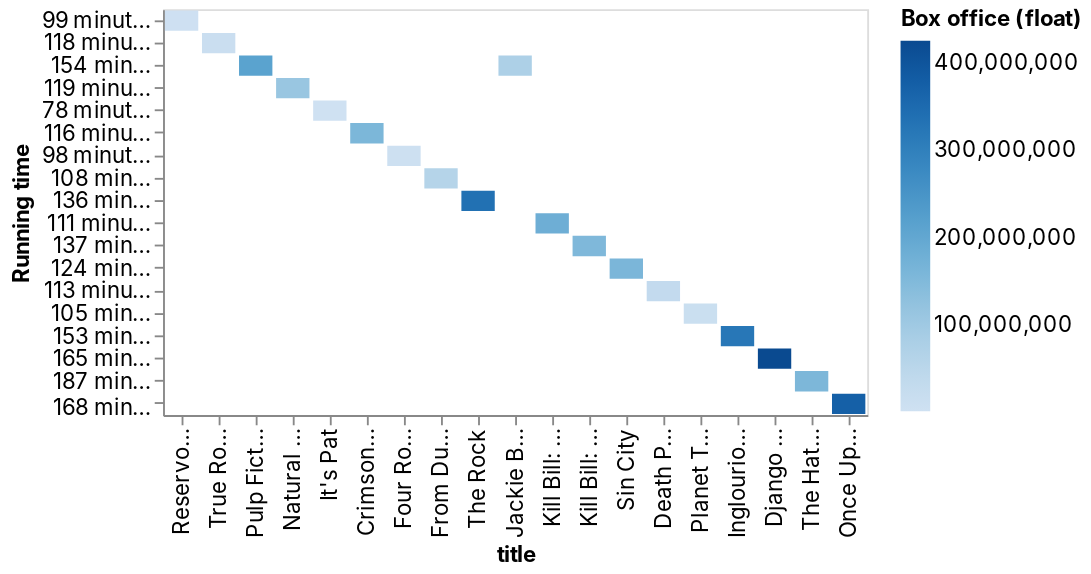

Notebook source saved alongside this figure:
### Code cell
_deepnote_run_altair(df, """{"data":{"name":"placeholder"},"mark":{"type":"bar","tooltip":true},"height":220,"$schema":"https://vega.github.io/schema/vega-lite/v4.json","autosize":{"type":"fit"},"encoding":{"x":{"sort":null,"type":"nominal","field":"title","scale":{"type":"linear","zero":false}},"y":{"sort":null,"type":"nominal","field":"Running time","scale":{"type":"linear","zero":true}},"color":{"sort":null,"type":"quantitative","field":"Box office (float)","scale":{"type":"linear","zero":false}}}}""")

### Figure 1 — Vega-Lite specification as saved in the notebook (floating-point values rounded to 4 significant figures)
{"config": {"view": {"continuousWidth": 400, "continuousHeight": 300}, "area": {"fill": "#51C0E9"}, "axis": {"labelFont": "Inter, sans-serif", "labelFontSize": 12, "labelFontWeight": "normal", "labelLimit": 60, "labelOverlap": "greedy", "titleFont": "Inter, sans-serif", "titleFontSize": 12, "titleFontWeight": "bold"}, "background": "#ffffff", "legend": {"labelFont": "Inter, sans-serif", "labelFontSize": 12, "titleFont": "Inter, sans-serif", "titleFontSize": 12, "titleFontWeight": "bold"}, "line": {"stroke": "#51C0E9", "strokeWidth": 2}, "rect": {"fill": "#51C0E9"}, "title": {"anchor": "start", "color": "#000000", "font": "Inter, sans-serif", "fontSize": 22, "fontWeight": "normal"}}, "data": {"name": "data-93e3b6eaa551eca7b5f6c4c0502eaf87"}, "mark": {"type": "bar", "tooltip": true}, "autosize": {"type": "fit"}, "encoding": {"color": {"type": "quantitative", "field": "Box office (float)", "scale": {"type": "linear", "zero": false}, "sort": null}, "x": {"type": "nominal", "field": "title", "scale": {"type": "linear", "zero": false}, "sort": null}, "y": {"type": "nominal", "field": "Running time", "scale": {"type": "linear", "zero": true}, "sort": null}}, "height": 300, "width": "container", "$schema": "https://vega.github.io/schema/vega-lite/v4.json", "datasets": {"data-93e3b6eaa551eca7b5f6c4c0502eaf87": [{"title": "My Best Friend's Birthday", "Directed by": "Quentin Tarantino", "Written by": ["Quentin Tarantino", "Craig Hamann"], "Produced by": ["Quentin Tarantino", "Craig Hamann", "Rand Vossler"], "Starring": ["Quentin Tarantino", "Craig Hamann", "Crystal Shaw", "Allen Garfield", "Al Harrell", "Brenda Hillhouse", "Linda Kaye", "Stevo Polyi", "Alan Sanborn", "Rich Turner", "Rowland Wafford"], "Cinematography": ["Roger Avary", "Scott Magill", "Roberto A. Quezada", "Rand Vossler"], "Edited by": "Quentin Tarantino", "Distributed by": "Super Happy Fun", "Release date": ["1987"], "Running time": ["70 minutes (original version)", "36 minutes (remaining version)"], "Country": "United States", "Language": "English", "Budget": "$5,000 (estimated)", "Running time (int)": 70, "Release date (datetime)": "", "Budget (float)": 5000.0, "Box office (float)": null, "genre": "Comedy", "imdb": 5.6, "metascore": "N/A", "rotten_tomatoes": null, "Music by": null, "Production company": null, "Production companies": null, "Release dates": null, "Box office": null, "Story by": null, "Screenplay by": null, "Based on": null, "Languages": null, "Countries": null, "Narrated by": null}, {"title": "Past Midnight", "Directed by": "Jan Eliasberg", "Written by": ["Frank Norwood", "Quentin Tarantino", "(uncredited)"], "Produced by": ["Lisa M. Hansen", "Catalaine Knell", "Nancy Rae Stone", "Quentin Tarantino"], "Starring": ["Rutger Hauer", "Natasha Richardson", "Clancy Brown", "Guy Boyd"], "Cinematography": "Robert D. Yeoman", "Edited by": "Christopher Rouse", "Distributed by": ["New Line Cinema", "Cineplex Odeon Films", "Columbia TriStar"], "Release date": ["October 18, 1991"], "Running time": "100 minutes", "Country": "United States", "Language": "English", "Budget": null, "Running time (int)": 100, "Release date (datetime)": "1991-10-18T00:00:00", "Budget (float)": null, "Box office (float)": null, "genre": "Drama, Mystery, Romance", "imdb": "5.6", "metascore": "N/A", "rotten_tomatoes": null, "Music by": "Steve Bartek", "Production company": "CineTel Films", "Production companies": null, "Release dates": null, "Box office": null, "Story by": null, "Screenplay by": null, "Based on": null, "Languages": null, "Countries": null, "Narrated by": null}, {"title": "Reservoir Dogs", "Directed by": "Quentin Tarantino", "Written by": "Quentin Tarantino", "Produced by": "Lawrence Bender", "Starring": ["Harvey Keitel", "Tim Roth", "Chris Penn", "Steve Buscemi", "Lawrence Tierney", "Michael Madsen", "Quentin Tarantino"], "Cinematography": "Andrzej Sekuła", "Edited by": "Sally Menke", "Distributed by": "Miramax Films", "Release date": null, "Running time": "99 minutes", "Country": "United States", "Language": "English", "Budget": "$1.2–3 million", "Running time (int)": 99, "Release date (datetime)": "", "Budget (float)": 1200000.0, "Box office (float)": 2900000.0, "genre": "Crime, Drama, Thriller", "imdb": "8.3", "metascore": "79", "rotten_tomatoes": "90%", "Music by": null, "Production company": null, "Production companies": ["Live America Inc.", "Dog Eat Dog Productions"], "Release dates": ["January 21, 1992 ( Sundance )", "October 9, 1992 (United States)"], "Box office": "$2.9 million", "Story by": null, "Screenplay by": null, "Based on": null, "Languages": null, "Countries": null, "Narrated by": null}, {"title": "True Romance", "Directed by": "Tony Scott", "Written by": "Quentin Tarantino", "Produced by": ["Samuel Hadida", "Steve Perry", "Bill Unger"], "Starring": ["Christian Slater", "Patricia Arquette", "Dennis Hopper", "Val Kilmer", "Gary Oldman", "Brad Pitt", "Christopher Walken"], "Cinematography": "Jeffrey L. Kimball", "Edited by": ["Michael Tronick", "Christian Wagner"], "Distributed by": "Warner Bros.", "Release date": ["September 10, 1993"], "Running time": "118 minutes", "Country": "United States", "Language": "English", "Budget": "$12.5 million", "Running time (int)": 118, "Release date (datetime)": "1993-09-10T00:00:00", "Budget (float)": 12500000.0, "Box office (float)": 12600000.0, "genre": "Crime, Drama, Romance", "imdb": "7.9", "metascore": "59", "rotten_tomatoes": "93%", "Music by": "Hans Zimmer", "Production company": null, "Production companies": ["Morgan Creek Productions", "Davis Films", "A Band Apart"], "Release dates": null, "Box office": "$12.6 million", "Story by": null, "Screenplay by": null, "Based on": null, "Languages": null, "Countries": null, "Narrated by": null}, {"title": "Pulp Fiction", "Directed by": "Quentin Tarantino", "Written by": "Quentin Tarantino", "Produced by": "Lawrence Bender", "Starring": ["John Travolta", "Samuel L. Jackson", "Uma Thurman", "Harvey Keitel", "Tim Roth", "Amanda Plummer", "Maria de Medeiros", "Ving Rhames", "Eric Stoltz", "Rosanna Arquette", "Christopher Walken", "Bruce Willis"], "Cinematography": "Andrzej Sekuła", "Edited by": "Sally Menke", "Distributed by": "Miramax Films", "Release date": null, "Running time": "154 minutes", "Country": "United States", "Language": "English", "Budget": "$8–8.5 million", "Running time (int)": 154, "Release date (datetime)": "", "Budget (float)": 8000000.0, "Box office (float)": 213900000.0, "genre": "Crime, Drama", "imdb": "8.9", "metascore": "94", "rotten_tomatoes": "92%", "Music by": null, "Production company": null, "Production companies": ["A Band Apart", "Jersey Films"], "Release dates": ["May 21, 1994 ( Cannes )", "October 14, 1994 (United States)"], "Box office": "$213.9 million", "Story by": ["Quentin Tarantino", "Roger Avary"], "Screenplay by": null, "Based on": null, "Languages": null, "Countries": null, "Narrated by": null}, {"title": "Natural Born Killers", "Directed by": "Oliver Stone", "Written by": null, "Produced by": ["Jane Hamsher", "Don Murphy", "Clayton Townsend"], "Starring": ["Woody Harrelson", "Juliette Lewis", "Robert Downey Jr.", "Tommy Lee Jones", "Tom Sizemore"], "Cinematography": "Robert Richardson", "Edited by": ["Hank Corwin", "Brian Berdan"], "Distributed by": "Warner Bros.", "Release date": ["August 26, 1994"], "Running time": ["119 minutes"], "Country": "United States", "Language": "English", "Budget": "$34 million", "Running time (int)": 119, "Release date (datetime)": "1994-08-26T00:00:00", "Budget (float)": 34000000.0, "Box office (float)": 110000000.0, "genre": "Action, Crime, Drama", "imdb": "7.2", "metascore": "74", "rotten_tomatoes": "48%", "Music by": null, "Production company": null, "Production companies": ["Regency Enterprises", "Alcor Films", "Ixtlan Productions", "New Regency", "JD Productions"], "Release dates": null, "Box office": "$110 million", "Story by": "Quentin Tarantino", "Screenplay by": ["David Veloz", "Richard Rutowski", "Oliver Stone"], "Based on": null, "Languages": null, "Countries": null, "Narrated by": null}, {"title": "It's Pat", "Directed by": "Adam Bernstein", "Written by": null, "Produced by": "Charles B. Wessler", "Starring": ["Julia Sweeney", "Dave Foley", "Charles Rocket"], "Cinematography": "Jeff Jur", "Edited by": "Norman Hollyn", "Distributed by": "Buena Vista Pictures", "Release date": ["August 26, 1994 (United States)"], "Running time": "78 minutes", "Country": "United States", "Language": "English", "Budget": "$8 million", "Running time (int)": 78, "Release date (datetime)": "1994-08-26T00:00:00", "Budget (float)": 8000000.0, "Box office (float)": 60820.0, "genre": "Comedy", "imdb": "2.7", "metascore": "N/A", "rotten_tomatoes": "0%", "Music by": "Mark Mothersbaugh", "Production company": "Touchstone Pictures", "Production companies": null, "Release dates": null, "Box office": "$60,822", "Story by": null, "Screenplay by": ["Julia Sweeney", "Jim Emerson", "Stephen Hibbert"], "Based on": ["The character", "by Julia Sweeney"], "Languages": null, "Countries": null, "Narrated by": null}, {"title": "Crimson Tide", "Directed by": "Tony Scott", "Written by": null, "Produced by": ["Don Simpson", "Jerry Bruckheimer"], "Starring": ["Denzel Washington", "Gene Hackman", "George Dzundza", "Viggo Mortensen", "James Gandolfini", "Matt Craven"], "Cinematography": "Dariusz Wolski", "Edited by": "Chris Lebenzon", "Distributed by": "Buena Vista Pictures", "Release date": ["May 12, 1995"], "Running time": "116 minutes", "Country": "United States", "Language": "English", "Budget": "$53 million", "Running time (int)": 116, "Release date (datetime)": "1995-05-12T00:00:00", "Budget (float)": 53000000.0, "Box office (float)": 157400000.0, "genre": "Action, Drama, Thriller", "imdb": "7.3", "metascore": "66", "rotten_tomatoes": "88%", "Music by": "Hans Zimmer", "Production company": null, "Production companies": ["Hollywood Pictures", "Don Simpson / Jerry Bruckheimer Films"], "Release dates": null, "Box office": "$157.4 million", "Story by": ["Michael Schiffer", "Richard P. Henrick"], "Screenplay by": "Michael Schiffer", "Based on": null, "Languages": null, "Countries": null, "Narrated by": null}, {"title": "Four Rooms", "Directed by": ["Allison Anders", "Alexandre Rockwell", "Robert Rodriguez", "Quentin Tarantino"], "Written by": ["Allison Anders", "Alexandre Rockwell", "Robert Rodriguez", "Quentin Tarantino"], "Produced by": "Lawrence Bender", "Starring": ["Tim Roth", "Antonio Banderas", "Jennifer Beals", "Paul Calderon", "Sammi Davis", "Valeria Golino", "Madonna", "David Proval", "Ione Skye", "Lili Taylor", "Marisa Tomei", "Tamlyn Tomita"], "Cinematography": ["Rodrigo García", "Phil Parmet", "Guillermo Navarro", "Andrzej Sekuła"], "Edited by": ["Margie Goodspeed", "Elena Maganini", "Robert Rodriguez", "Sally Menke"], "Distributed by": "Miramax Films", "Release date": ["December 25, 1995"], "Running time": "98 minutes", "Country": "United States", "Language": "English", "Budget": "$4 million", "Running time (int)": 98, "Release date (datetime)": "1995-12-25T00:00:00", "Budget (float)": 4000000.0, "Box office (float)": 4257000.0, "genre": "Comedy", "imdb": "6.7", "metascore": "N/A", "rotten_tomatoes": "13%", "Music by": "Combustible Edison", "Production company": "A Band Apart", "Production companies": null, "Release dates": null, "Box office": "$4,257,354", "Story by": null, "Screenplay by": null, "Based on": null, "Languages": null, "Countries": null, "Narrated by": null}, {"title": "From Dusk till Dawn", "Directed by": "Robert Rodriguez", "Written by": null, "Produced by": ["Gianni Nunnari", "Meir Teper"], "Starring": ["Harvey Keitel", "George Clooney", "Quentin Tarantino", "Juliette Lewis", "Cheech Marin", "Fred Williamson", "Salma Hayek"], "Cinematography": "Guillermo Navarro", "Edited by": "Robert Rodriguez", "Distributed by": "Miramax Films", "Release date": ["January 19, 1996"], "Running time": "108 minutes", "Country": "United States", "Language": "English", "Budget": "$19 million", "Running time (int)": 108, "Release date (datetime)": "1996-01-19T00:00:00", "Budget (float)": 19000000.0, "Box office (float)": 59300000.0, "genre": "Action, Crime, Horror", "imdb": "7.2", "metascore": "48", "rotten_tomatoes": "62%", "Music by": "Graeme Revell", "Production company": null, "Production companies": ["Dimension Films", "A Band Apart", "Los Hooligans Productions"], "Release dates": null, "Box office": "$59.3 million", "Story by": "Robert Kurtzman", "Screenplay by": "Quentin Tarantino", "Based on": null, "Languages": null, "Countries": null, "Narrated by": null}, {"title": "The Rock", "Directed by": "Michael Bay", "Written by": null, "Produced by": ["Don Simpson", "Jerry Bruckheimer"], "Starring": ["Sean Connery", "Nicolas Cage", "Ed Harris", "Michael Biehn", "William Forsythe"], "Cinematography": "John Schwartzman", "Edited by": "Richard Francis-Bruce", "Distributed by": "Buena Vista Pictures Distribution", "Release date": ["June 7, 1996"], "Running time": "136 minutes", "Country": "United States", "Language": "English", "Budget": "$75 million", "Running time (int)": 136, "Release date (datetime)": "1996-06-07T00:00:00", "Budget (float)": 75000000.0, "Box office (float)": 335100000.0, "genre": "Action, Adventure, Thriller", "imdb": "7.4", "metascore": "58", "rotten_tomatoes": "69%", "Music by": ["Nick Glennie-Smith", "Hans Zimmer"], "Production company": null, "Production companies": ["Hollywood Pictures", "Don Simpson / Jerry Bruckheimer Films"], "Release dates": null, "Box office": "$335.1 million", "Story by": ["David Weisberg", "Douglas Cook"], "Screenplay by": ["David Weisberg", "Douglas Cook", "Mark Rosner"], "Based on": null, "Languages": null, "Countries": null, "Narrated by": null}, {"title": "Jackie Brown", "Directed by": "Quentin Tarantino", "Written by": null, "Produced by": "Lawrence Bender", "Starring": ["Pam Grier", "Samuel L. Jackson", "Robert Forster", "Bridget Fonda", "Michael Keaton", "Robert De Niro"], "Cinematography": "Guillermo Navarro", "Edited by": "Sally Menke", "Distributed by": "Miramax Films", "Release date": null, "Running time": "154 minutes", "Country": "United States", "Language": "English", "Budget": "$12 million", "Running time (int)": 154, "Release date (datetime)": "", "Budget (float)": 12000000.0, "Box office (float)": 74700000.0, "genre": "Crime, Drama, Thriller", "imdb": "7.5", "metascore": "64", "rotten_tomatoes": "86%", "Music by": null, "Production company": null, "Production companies": ["A Band Apart", "Mighty Mighty Afrodite Productions", "Lawrence Bender Productions"], "Release dates": ["December 8, 1997 ( Ziegfeld Theatre )", "December 25, 1997 (United States)"], "Box office": "$74.7 million", "Story by": null, "Screenplay by": "Quentin Tarantino", "Based on": ["Rum Punch", "by", "Elmore Leonard"], "Languages": null, "Countries": null, "Narrated by": null}, {"title": "Kill Bill: Volume 1", "Directed by": "Quentin Tarantino", "Written by": "Quentin Tarantino", "Produced by": "Lawrence Bender", "Starring": ["Uma Thurman", "Lucy Liu", "Vivica A. Fox", "Michael Madsen", "Daryl Hannah", "David Carradine", "Sonny Chiba", "Julie Dreyfus", "Chiaki Kuriyama", "Gordon Liu", "Michael Parks"], "Cinematography": "Robert Richardson", "Edited by": "Sally Menke", "Distributed by": "Miramax Films", "Release date": ["October 10, 2003"], "Running time": "111 minutes", "Country": "United States", "Language": null, "Budget": "$30 million", "Running time (int)": 111, "Release date (datetime)": "2003-10-10T00:00:00", "Budget (float)": 30000000.0, "Box office (float)": 180900000.0, "genre": null, "imdb": null, "metascore": null, "rotten_tomatoes": null, "Music by": "RZA", "Production company": "A Band Apart", "Production companies": null, "Release dates": null, "Box office": "$180.9 million", "Story by": null, "Screenplay by": null, "Based on": null, "Languages": ["English", "Chinese", "Japanese"], "Countries": null, "Narrated by": null}, {"title": "Kill Bill: Volume 2", "Directed by": "Quentin Tarantino", "Written by": "Quentin Tarantino", "Produced by": "Lawrence Bender", "Starring": ["Uma Thurman", "David Carradine", "Michael Madsen", "Daryl Hannah", "Gordon Liu", "Michael Parks"], "Cinematography": "Robert Richardson", "Edited by": "Sally Menke", "Distributed by": "Miramax Films", "Release date": null, "Running time": "137 minutes", "Country": "United States", "Language": "English", "Budget": "$30 million", "Running time (int)": 137, "Release date (datetime)": "", "Budget (float)": 30000000.0, "Box office (float)": 152200000.0, "genre": "Documentary", "imdb": "7.1", "metascore": "N/A", "rotten_tomatoes": null, "Music by": ["RZA", "Robert Rodriguez"], "Production company": "A Band Apart", "Production companies": null, "Release dates": ["April 8, 2004 ( Cinerama Dome )", "April 16, 2004 (United States)"], "Box office": "$152.2 million", "Story by": null, "Screenplay by": null, "Based on": null, "Languages": null, "Countries": null, "Narrated by": null}, {"title": "Sin City", "Directed by": ["Frank Miller", "Robert Rodriguez"], "Written by": null, "Produced by": ["Elizabeth Avellán", "Frank Miller", "Robert Rodriguez"], "Starring": ["Jessica Alba", "Benicio del Toro", "Brittany Murphy", "Clive Owen", "Mickey Rourke", "Bruce Willis", "Elijah Wood"], "Cinematography": "Robert Rodriguez", "Edited by": "Robert Rodriguez", "Distributed by": "Miramax Films", "Release date": null, "Running time": "124 minutes", "Country": "United States", "Language": "English", "Budget": "$40 million", "Running time (int)": 124, "Release date (datetime)": "", "Budget (float)": 40000000.0, "Box office (float)": 158700000.0, "genre": "Crime, Thriller", "imdb": "8.0", "metascore": "74", "rotten_tomatoes": "77%", "Music by": ["John Debney", "Graeme Revell", "Robert Rodriguez"], "Production company": null, "Production companies": ["Dimension Films", "Troublemaker Studios"], "Release dates": ["March 28, 2005 ( Mann National Theater )", "April 1, 2005 (United States)"], "Box office": "$158.7 million", "Story by": null, "Screenplay by": null, "Based on": ["Frank Miller"], "Languages": null, "Countries": null, "Narrated by": null}, {"title": "Death Proof", "Directed by": "Quentin Tarantino", "Written by": "Quentin Tarantino", "Produced by": ["Quentin Tarantino", "Robert Rodriguez", "Elizabeth Avellán", "Erica Steinberg"], "Starring": ["Kurt Russell", "Rosario Dawson", "Vanessa Ferlito", "Jordan Ladd", "Rose McGowan", "Sydney Poitier", "Tracie Thoms", "Mary Elizabeth Winstead", "Zoë Bell"], "Cinematography": "Quentin Tarantino", "Edited by": "Sally Menke", "Distributed by": "Dimension Films", "Release date": ["April 6, 2007"], "Running time": "113 minutes", "Country": "United States", "Language": "English", "Budget": "$30 million", "Running time (int)": 113, "Release date (datetime)": "2007-04-06T00:00:00", "Budget (float)": 30000000.0, "Box office (float)": 31100000.0, "genre": "Action, Thriller", "imdb": "7.0", "metascore": "N/A", "rotten_tomatoes": "64%", "Music by": null, "Production company": "Troublemaker Studios", "Production companies": null, "Release dates": null, "Box office": "$31.1 million", "Story by": null, "Screenplay by": null, "Based on": null, "Languages": null, "Countries": null, "Narrated by": null}, {"title": "Planet Terror", "Directed by": "Robert Rodriguez", "Written by": "Robert Rodriguez", "Produced by": ["Elizabeth Avellán", "Robert Rodriguez", "Quentin Tarantino"], "Starring": ["Rose McGowan", "Freddy Rodriguez", "Michael Biehn", "Jeff Fahey", "Josh Brolin", "Marley Shelton"], "Cinematography": "Robert Rodriguez", "Edited by": ["Robert Rodriguez", "Ethan Maniquis"], "Distributed by": "Dimension Films", "Release date": ["April 6, 2007"], "Running time": "105 minutes 91 minutes (Grindhouse)", "Country": "United States", "Language": null, "Budget": "$23 million", "Running time (int)": 105, "Release date (datetime)": "2007-04-06T00:00:00", "Budget (float)": 23000000.0, "Box office (float)": 11400000.0, "genre": "Action, Comedy, Fantasy", "imdb": "7.1", "metascore": "N/A", "rotten_tomatoes": "76%", "Music by": "Robert Rodriguez", "Production company": null, "Production companies": ["Rodriguez International Pictures", "Troublemaker Studios"], "Release dates": null, "Box office": "$11.4 million", "Story by": null, "Screenplay by": null, "Based on": null, "Languages": ["English", "Spanish"], "Countries": null, "Narrated by": null}, {"title": "Inglourious Basterds", "Directed by": "Quentin Tarantino", "Written by": "Quentin Tarantino", "Produced by": "Lawrence Bender", "Starring": ["Brad Pitt", "Christoph Waltz", "Michael Fassbender", "Eli Roth", "Diane Kruger", "Daniel Brühl", "Til Schweiger", "Mélanie Laurent", "B.J. Novak", "August Diehl", "Julie Dreyfus", "Sylvester Groth", "Jacky Ido", "Denis Menochet", "Mike Myers", "Rod Taylor", "Martin Wuttke"], "Cinematography": "Robert Richardson", "Edited by": "Sally Menke", "Distributed by": ["The Weinstein Company (United States)", "Universal Pictures (International)"], "Release date": null, "Running time": "153 minutes", "Country": null, "Language": null, "Budget": "$70 million", "Running time (int)": 153, "Release date (datetime)": "", "Budget (float)": 70000000.0, "Box office (float)": 321500000.0, "genre": "Adventure, Drama, War", "imdb": "8.3", "metascore": "69", "rotten_tomatoes": "89%", "Music by": null, "Production company": null, "Production companies": ["A Band Apart", "Studio Babelsberg", "Visiona Romantica"], "Release dates": ["May 20, 2009 ( Cannes )", "August 20, 2009 (Germany)", "August 21, 2009 (United States)"], "Box office": "$321.5 million", "Story by": null, "Screenplay by": null, "Based on": null, "Languages": ["English", "German", "French"], "Countries": ["United States", "Germany"], "Narrated by": null}, {"title": "Django Unchained", "Directed by": "Quentin Tarantino", "Written by": "Quentin Tarantino", "Produced by": ["Stacey Sher", "Reginald Hudlin", "Pilar Savone"], "Starring": ["Jamie Foxx", "Christoph Waltz", "Leonardo DiCaprio", "Kerry Washington", "Samuel L. Jackson", "Walton Goggins", "Dennis Christopher", "James Remar", "Michael Parks", "Don Johnson"], "Cinematography": "Robert Richardson", "Edited by": "Fred Raskin", "Distributed by": ["The Weinstein Company (United States)", "Columbia Pictures (International; through Sony Pictures Releasing )"], "Release date": null, "Running time": "165 minutes", "Country": "United States", "Language": "English", "Budget": "$100 million", "Running time (int)": 165, "Release date (datetime)": "", "Budget (float)": 100000000.0, "Box office (float)": 425400000.0, "genre": "Drama, Western", "imdb": "8.4", "metascore": "81", "rotten_tomatoes": "86%", "Music by": null, "Production company": null, "Production companies": ["A Band Apart", "Columbia Pictures"], "Release dates": ["December 11, 2012 ( Ziegfeld Theatre )", "December 25, 2012 (United States)"], "Box office": "$425.4 million", "Story by": null, "Screenplay by": null, "Based on": null, "Languages": null, "Countries": null, "Narrated by": null}, {"title": "The Hateful Eight", "Directed by": "Quentin Tarantino", "Written by": "Quentin Tarantino", "Produced by": ["Richard N. Gladstein", "Stacey Sher", "Shannon McIntosh"], "Starring": ["Samuel L. Jackson", "Kurt Russell", "Jennifer Jason Leigh", "Walton Goggins", "Demián Bichir", "Tim Roth", "Michael Madsen", "Bruce Dern", "James Parks", "Channing Tatum"], "Cinematography": "Robert Richardson", "Edited by": "Fred Raskin", "Distributed by": "The Weinstein Company", "Release date": null, "Running time": ["187 minutes ( Roadshow )", "168 minutes ( General )"], "Country": "United States", "Language": "English", "Budget": "$44–62 million", "Running time (int)": 187, "Release date (datetime)": "", "Budget (float)": 44000000.0, "Box office (float)": 156500000.0, "genre": "Crime, Drama, Mystery", "imdb": "7.8", "metascore": "68", "rotten_tomatoes": "74%", "Music by": "Ennio Morricone", "Production company": null, "Production companies": ["Shiny Penny", "FilmColony"], "Release dates": ["December 7, 2015 ( Cinerama Dome )", "December 25, 2015 (United States)"], "Box office": "$156.5 million", "Story by": null, "Screenplay by": null, "Based on": null, "Languages": null, "Countries": null, "Narrated by": "Quentin Tarantino"}, {"title": "Once Upon a Time in Hollywood", "Directed by": "Quentin Tarantino", "Written by": "Quentin Tarantino", "Produced by": ["David Heyman", "Shannon McIntosh", "Quentin Tarantino"], "Starring": ["Leonardo DiCaprio", "Brad Pitt", "Margot Robbie", "Emile Hirsch", "Margaret Qualley", "Timothy Olyphant", "Austin Butler", "Dakota Fanning", "Bruce Dern", "Al Pacino"], "Cinematography": "Robert Richardson", "Edited by": "Fred Raskin", "Distributed by": "Sony Pictures Releasing", "Release date": null, "Running time": "161 minutes", "Country": null, "Language": "English", "Budget": "$90–96 million", "Running time (int)": 161, "Release date (datetime)": "", "Budget (float)": 90000000.0, "Box office (float)": 374600000.0, "genre": "Drama", "imdb": "N/A", "metascore": "N/A", "rotten_tomatoes": null, "Music by": null, "Production company": null, "Production companies": ["Columbia Pictures", "Bona Film Group", "Heyday Films", "Visiona Romantica"], "Release dates": ["May 21, 2019 ( Cannes )", "July 26, 2019 (United States)", "August 14, 2019 (United Kingdom)"], "Box office": "$374.6 million", "Story by": null, "Screenplay by": null, "Based on": null, "Languages": null, "Countries": ["United States", "United Kingdom", "China"], "Narrated by": null}]}}
